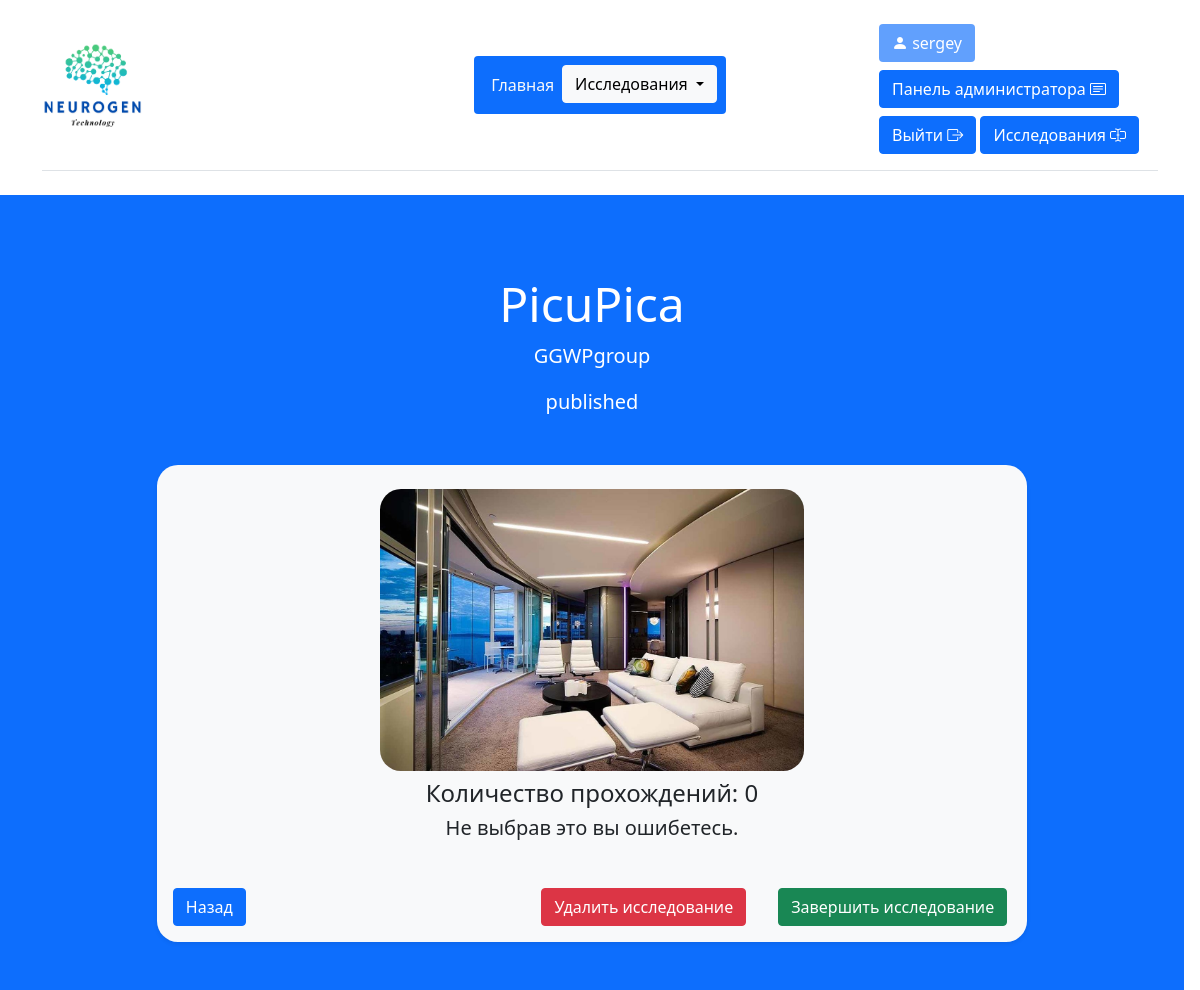
The app's page /portal/view_image/2/ (signed in) with its own data.
### Reserches/models.py (models this page shows, shortened)
class ImageResearch(models.Model):
    base_research = models.ForeignKey(Research, verbose_name='Основное исследование', on_delete=models.CASCADE)
    image_to_react = models.ImageField(upload_to='img/%Y/%m/%d', verbose_name='Изображение')
    class Meta:
        verbose_name = 'Изображение'
        verbose_name_plural = 'Изображение'

class Research(models.Model):
    DEVELOPMENT = "development"
    PUBLISHED = "published"
    DONE = "done"
    STATES = (
        (DEVELOPMENT, 'Разработка'),
        (PUBLISHED, 'Опубликовано'),
        (DONE, 'Завершено'),
    )
    PATTERN_1 = 'image'
    PATTERN_2 = 'video'
    PATTERNS = (
        (PATTERN_1, 'Изображение'),
        (PATTERN_2, 'Видео'),
    )
    research_name = models.CharField('Название исследования', max_length=100)
    research_customer = models.ForeignKey(Customer, verbose_name='Заказчик', on_delete=models.CASCADE)
    research_date_create = models.DateTimeField('Дата создания', auto_now_add=True)
    research_state = models.CharField(max_length=11, verbose_name='Состояние исследования', choices=STATES, default=DEVELOPMENT)
    research_date_published = models.DateTimeField('Дата публикации', auto_now=True)
    research_pattern = models.CharField(max_length=20, verbose_name='Шаблон исследования', choices=PATTERNS, default=PATTERN_1)
    research_description = models.TextField(verbose_name='Краткое описание', blank=True)
    class Meta:
        verbose_name = 'Исследование'
        verbose_name_plural = 'Исследования'
        ordering = ['id']

class Customer(models.Model):
    customer_name = models.CharField('Наименование заказчика', max_length=100)
    customer_phone = models.CharField('Номер телефона', max_length=16)
    customer_date_register = models.DateTimeField(auto_now_add=True)
    customer_region = models.ForeignKey(Region, verbose_name='Регион', on_delete=models.CASCADE)
    def __str__(self):
        return str(self.customer_name)
    class Meta:
        verbose_name = 'Заказчик'
        verbose_name_plural = 'Заказчики'
        ordering = ['id']

### Reserches/views.py (the view)
# urls.py: path('view_image/<int:pk>/', views.DetailImageView.as_view(), name='view_image'),
class DetailImageView(UserPassesTestMixin, DetailView):
    model = models.ImageResearch
    pk_url_kwarg = 'pk'
    context_object_name = 'research'
    template_name = 'Reserches/detail_template.html'
    login_url = '/portal/login'
    def test_func(self):
        return self.request.user.is_staff
    def get_context_data(self, *args, object_list=None, **kwargs):
        context = super().get_context_data(**kwargs)
        context['title'] = 'Просмотр исследования'
        context['btn_name'] = 'Назад'
        context['btn_name_delete'] = 'Удалить исследование'
        context['btn_name_done'] = 'Завершить исследование'
        return context

### Reserches/templates/Reserches/detail_template.html (shortened to what this page needs)
{% extends 'Reserches/layout.html' %}
{% block content %}
<div class="bg-primary me-md-3 pt-3 px-3 pt-md-5 px-md-5 text-center text-white overflow-hidden">
    <div class="my-3 py-3">
        <h2 class="display-5">{{ research.base_research.research_name }}</h2>
        <p class="lead">{{ research.base_research.research_customer }}</p>
        <p class="lead">{{ research.base_research.research_state }}</p>
    </div>
    <div class="bg-light shadow-sm mx-auto mb-5" style="width: 80%; border-radius: 21px;">
        <div class="container d-flex align-items-center justify-content-center text-dark pt-4 pb-2">
            {% if research.image_to_react %}
                <img src="{{ research.image_to_react.url }}" alt="" style="width: 50%; border-radius: 21px;">
            {% elif research.video_to_react %}
                <video width="600" controls>
                    <source src="{{ research.video_to_react.url }}" type='video/mp4; codecs="avc1.42E01E, mp4a.40.2"'>
                    <a href="{{ research.video_to_react.url }}">Скачайте видео</a>
                </video>
            {% else %}
                <div class="mb-5">Lorem ipsum dolor sit amet, consectetur adipisicing elit. Accusantium aliquam aspernatur beatae
                    cupiditate dolor, eum maxime nulla possimus voluptate? Asperiores at debitis dignissimos eius fugit
                    laboriosam minima nihil quis unde.
                </div>
            {% endif %}
        </div>
        <div class="mb-5 text-dark">
            <h4>
                Количество прохождений:
                {% if research.image_to_react %}
                    {{ research.imageresearchanswer_set.count }}
                {% elif research.video_to_react %}
                    {{ research.videoresearchanswer_set.count }}
                {% else %}
                    n\a
                {% endif %}
            </h4>
            <h5 class="text-dark">{{ research.base_research.research_description }}</h5>
        </div>
        <div class="d-flex justify-content-between pb-3">
            <a href="{% url 'published' %}" class="btn btn-primary mx-3">{{ btn_name }}</a>
            <div class="d-flex mx-1">
                <form action="{% url 'delete_research' research.base_research.id %}" method="post">
                    <input type="submit" class="btn btn-danger mx-3" value="{{ btn_name_delete }}">
                </form>
                {% if research.base_research.research_state == "published" %}
                <form action="{% url 'finish_research' research.base_research.id %}" method="post">
                    <input type="submit" class="btn btn-success mx-3" value="{{ btn_name_done }}">
                </form>
                {% endif %}
            </div>
        </div>
    </div>
</div>
{% endblock content %}

### Reserches/templates/Reserches/layout.html (shortened to what this page needs)
{% load static %}
<!DOCTYPE html>
<html lang="ru">
<head>
    <link rel="stylesheet" href="https://cdn.jsdelivr.net/npm/bootstrap@5.1.3/dist/css/bootstrap.min.css">
    <link rel="stylesheet" href="https://cdn.jsdelivr.net/npm/bootstrap-icons@1.8.3/font/bootstrap-icons.css">
</head>
<body>
    <div class="container">
        <header class="d-flex flex-wrap align-items-center justify-content-center justify-content-md-between py-3 mb-4 border-bottom">
            <a href="{% url 'index' %}" class="d-flex align-items-center col-md-3">
                <img src="{% static 'logo.ico' %}" width="100px" alt="">
            </a>
            <ul class="nav col-12 col-md-auto mb-2 justify-content-center mb-md-0 p-2 btn bg-primary">
                <li><a href="{% url 'index' %}" class="nav-link px-2 link-light">Главная</a></li>
                <li>
                    <div class="dropdown">
                        <button class="btn btn-light dropdown-toggle" type="button" id="dropdownMenuButton1" data-bs-toggle="dropdown" aria-expanded="false">
                            Исследования
                        </button>
                    </div>
                </li>
            </ul>
            <div class="col-md-3 justify-content-center">
                {% if request.user.is_authenticated %}
                    <button class="btn bg-primary text-white mt-2 mb-2" disabled>
                        <i class="bi bi-person-fill"></i>
                        {{request.user.username}}
                    </button>
                    {% if request.user.is_superuser %}
                        <a href="/admin/" class="btn btn-primary">
                            Панель администратора
                            <i class="bi bi-card-text"></i>
                        </a>
                    {% endif %}
                    <a href="{% url 'logout' %}" class="btn btn-primary {% if request.user.is_superuser %} mt-2 {% endif %}">
                        Выйти
                        <i class="bi bi-box-arrow-right"></i>
                    </a>
                {% endif %}
                <a href="{% url 'main' %}" class="btn btn-primary mt-2">
                    Исследования
                    <i class="bi bi-input-cursor-text"></i>
                </a>
            </div>
        </header>
    </div>
<main>
    {% block content %}{% endblock content %}
</main>
</body>
</html>

### records on screen
ImageResearch: base_research.research_name "PicuPica", base_research.research_customer "GGWPgroup", base_research.research_state "published", image_to_react (picture), imageresearchanswer_set.count "0", base_research.research_description "Не выбрав это вы ошибетесь."

### other values on screen
{{ request.user.username }} "sergey"
{{ btn_name }} "Назад"
